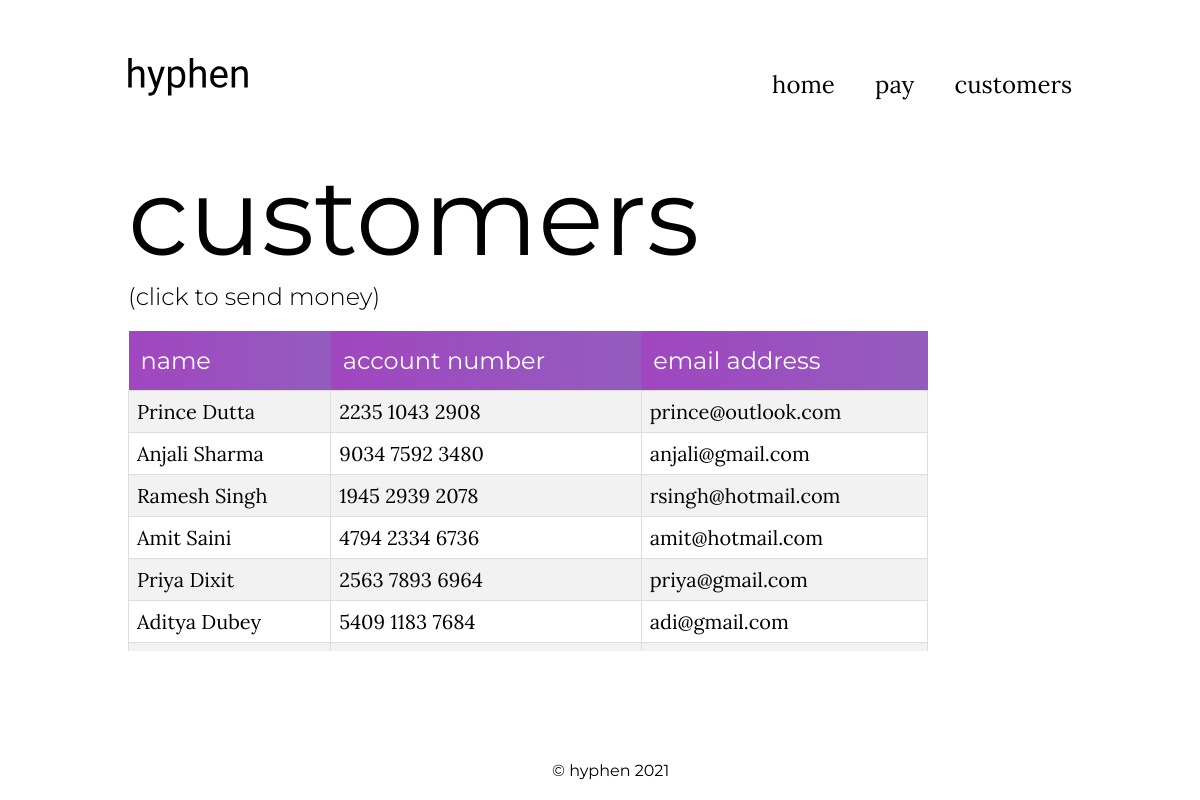
Page /customers on the committed database.
### tables this page shows
CREATE TABLE customers(id INTEGER PRIMARY KEY, customer_id varchar(250) NOT NULL UNIQUE, name varchar(250) NOT NULL UNIQUE, account INTEGER NOT NULL UNIQUE, email varchar(250) NOT NULL UNIQUE);

### main.py (the view)
@app.route("/customers", methods=['GET', 'POST'])
def customers():
    customers_list = []
    db = sqlite3.connect("customer_data.db")
    db.row_factory = sqlite3.Row
    cur = db.cursor()
    cur.execute("select * from customers")
    data_list = cur.fetchall()
    for customer in data_list:
        entry = {
            'id': customer['customer_id'],
            'name': customer['name'],
            'acc_no': customer['account'],
            'email': customer['email'],
        }
        customers_list.append(entry)
    return render_template("customer.html", place="customer", c_list=customers_list)

### templates/customer.html
{% include "header.html" %}
  <div class="customer-contanier">
    <div class="hero-text">
      <h1>customers</h1>
      <p>(click to send money)</p>
    </div>
    <div class="customer-data">
      <table class="customers">
        <tr>
          <th>name</th>
          <th>account number</th>
          <th>email address</th>
        </tr>
        {% for item in c_list: %}
          <tr>
            <td><a href="{{ url_for('payment', customer_id=item.id) }}">{{ item.name }}</a></td>
            <td><a href="{{ url_for('payment', customer_id=item.id) }}">{{ item.acc_no }}</a></td>
            <td><a href="{{ url_for('payment', customer_id=item.id) }}">{{ item.email }}</a></td>
          </tr>
        {% endfor %}
      </table>
    </div>
  </div>
{% include "footer.html" %}

### templates/header.html (shortened to what this page needs)
<!DOCTYPE html>
<html lang="en" dir="ltr">
<head>
  <link rel="stylesheet" href="{{ url_for('static', filename='stylesheet/styles.css')}}">
</head>
<body>
  <header>
    <nav>
      <div class="logo">
        <a href="{{ url_for('home') }}"><img src="{{ url_for('static', filename='images/logo.svg')}}" alt="hyphen-logo"></a>
      </div>
      <div class="nav-items">
        <div class="items">
          <a href="{{ url_for('home') }}">home</a>
        </div>
        <div class="items">
          <a href="{{ url_for('pay') }}">pay</a>
        </div>
        <div class="items">
          <a href="{{ url_for('customers') }}">customers</a>
        </div>
      </div>
    </nav>
  </header>

### templates/footer.html
</body>
<footer>© hyphen 2021</footer>
</html>

### static/stylesheet/styles.css (style rules this page uses)
header { padding: 50px 120px; }
header nav { position: relative; display: flex; justify-content: space-between; }
header nav .logo img { width: 120px; }
header nav .nav-items { position: relative; width: 300px; display: flex; justify-content: space-between; align-items: flex-end; }
header nav .nav-items .items a { text-decoration: none; color: inherit; font-size: 24px; font-family: "Lora", serif; }
footer { font-family: "Montserrat", sans-serif; font-weight: 400; position: fixed; bottom: 20px; left: 46%; }
.customer-contanier { padding: 0 120px; }
.customer-contanier .hero-text { margin-bottom: 20px; }
.customer-contanier .hero-text h1 { font-size: 108px; margin: 0; font-family: "Montserrat", sans-serif; font-weight: 400; }
.customer-contanier .hero-text p { font-size: 24px; margin: 0; font-family: "Montserrat", sans-serif; font-weight: 300; }
.customer-contanier .customer-data { max-height: 320px; overflow-y: scroll; }
.customer-contanier .customer-data .customers { width: 800px; border-collapse: collapse; border-radius: 10px; }
.customer-contanier .customer-data .customers th { background: #121212; font-family: "Montserrat", sans-serif; background-image: linear-gradient(to right, rgba(196, 83, 235, 0.8), rgba(180, 111, 234, 0.8)); font-weight: 400; color: white; padding: 15px 12px; text-align: left; font-size: 24px; position: sticky; top: 0; }
.customer-contanier .customer-data .customers td { font-family: "Lora", serif; border: 1px solid #ddd; padding: 8px; font-size: 20px; }
.customer-contanier .customer-data .customers td a { text-decoration: none; color: inherit; }
.customer-contanier .customer-data .customers tr:nth-child(even) { background-color: #f2f2f2; }

### rows in the picture
customers: name "Prince Dutta", acc_no "2235 1043 2908", email "prince@outlook.com"
customers: name "Anjali Sharma", acc_no "9034 7592 3480", email "anjali@gmail.com"
customers: name "Ramesh Singh", acc_no "1945 2939 2078", email "rsingh@hotmail.com"
customers: name "Amit Saini", acc_no "4794 2334 6736", email "amit@hotmail.com"
customers: name "Priya Dixit", acc_no "2563 7893 6964", email "priya@gmail.com"
customers: name "Aditya Dubey", acc_no "5409 1183 7684", email "adi@gmail.com"
